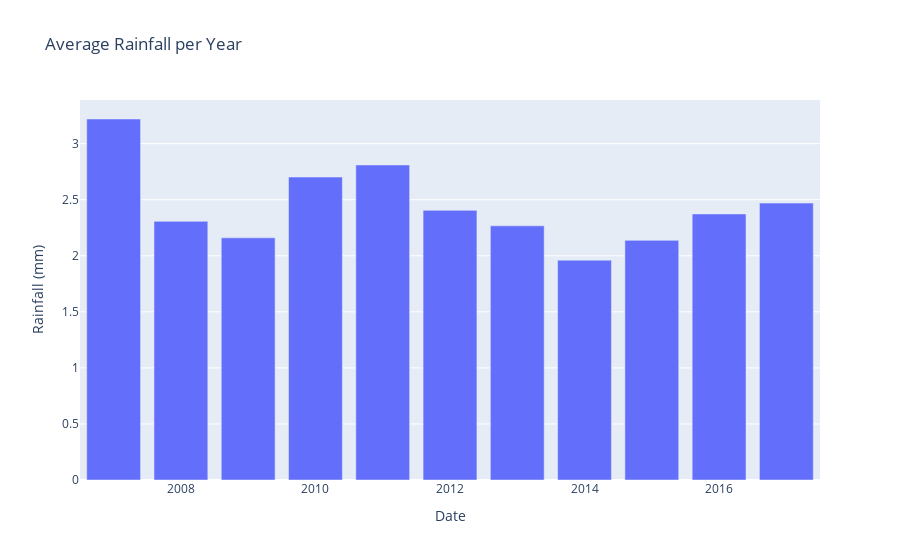

The code cell stored with this chart in its notebook:
### Code cell
# calculate the average rainfall per year
avg_rainfall = df.groupby(df.index.year)['Rainfall'].mean()

# create the line chart using plotly express
fig = px.bar(avg_rainfall, x=avg_rainfall.index, y=avg_rainfall.values,
              title='Average Rainfall per Year',
              labels={'x': 'Year', 'y': 'Rainfall (mm)'})

# show the interactive chart
fig.show()
print(fig)

### Figure 1 — Plotly figure (JSON) as saved in the notebook; plotly's stock layout.template omitted (floating-point values rounded to 4 significant figures)
{"data": [{"alignmentgroup": "True", "hovertemplate": "Date=%{x}<br>Rainfall (mm)=%{y}<extra></extra>", "legendgroup": "", "marker": {"color": "#636efa", "pattern": {"shape": ""}}, "name": "", "offsetgroup": "", "orientation": "v", "showlegend": false, "textposition": "auto", "type": "bar", "x": [2007, 2008, 2009, 2010, 2011, 2012, 2013, 2014, 2015, 2016, 2017], "xaxis": "x", "y": [3.22, 2.307, 2.16, 2.702, 2.81, 2.405, 2.267, 1.961, 2.137, 2.373, 2.47], "yaxis": "y"}], "layout": {"barmode": "relative", "legend": {"tracegroupgap": 0}, "title": {"text": "Average Rainfall per Year"}, "xaxis": {"anchor": "y", "domain": [0, 1], "title": {"text": "Date"}}, "yaxis": {"anchor": "x", "domain": [0, 1], "title": {"text": "Rainfall (mm)"}}}}
